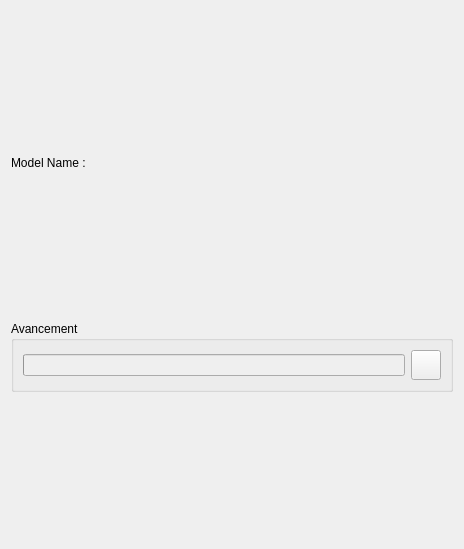
<?xml version="1.0" encoding="UTF-8"?>
<ui version="4.0">
 <class>simulationView</class>
 <widget class="QWidget" name="simulationView">
  <property name="geometry">
   <rect>
    <x>0</x>
    <y>0</y>
    <width>464</width>
    <height>549</height>
   </rect>
  </property>
  <property name="windowTitle">
   <string>Form</string>
  </property>
  <layout class="QVBoxLayout" name="verticalLayout">
   <item>
    <widget class="QWidget" name="widget" native="true">
     <property name="sizePolicy">
      <sizepolicy hsizetype="Preferred" vsizetype="Fixed">
       <horstretch>0</horstretch>
       <verstretch>0</verstretch>
      </sizepolicy>
     </property>
     <layout class="QHBoxLayout" name="horizontalLayout_2">
      <property name="margin">
       <number>0</number>
      </property>
      <item>
       <widget class="QLabel" name="modelNameTitle">
        <property name="sizePolicy">
         <sizepolicy hsizetype="Fixed" vsizetype="Fixed">
          <horstretch>0</horstretch>
          <verstretch>0</verstretch>
         </sizepolicy>
        </property>
        <property name="text">
         <string>Model Name :</string>
        </property>
       </widget>
      </item>
      <item>
       <widget class="QLabel" name="modelName">
        <property name="text">
         <string notr="true">&lt;none&gt;</string>
        </property>
       </widget>
      </item>
     </layout>
    </widget>
   </item>
   <item>
    <widget class="QGroupBox" name="groupBox">
     <property name="sizePolicy">
      <sizepolicy hsizetype="Preferred" vsizetype="Fixed">
       <horstretch>0</horstretch>
       <verstretch>0</verstretch>
      </sizepolicy>
     </property>
     <property name="title">
      <string>Avancement</string>
     </property>
     <property name="flat">
      <bool>false</bool>
     </property>
     <layout class="QHBoxLayout" name="horizontalLayout">
      <item>
       <widget class="QProgressBar" name="progressBar">
        <property name="enabled">
         <bool>false</bool>
        </property>
        <property name="styleSheet">
         <string notr="true"/>
        </property>
        <property name="value">
         <number>0</number>
        </property>
        <property name="textVisible">
         <bool>false</bool>
        </property>
       </widget>
      </item>
      <item>
       <widget class="QPushButton" name="buttonGo">
        <property name="sizePolicy">
         <sizepolicy hsizetype="Fixed" vsizetype="Fixed">
          <horstretch>0</horstretch>
          <verstretch>0</verstretch>
         </sizepolicy>
        </property>
        <property name="minimumSize">
         <size>
          <width>30</width>
          <height>30</height>
         </size>
        </property>
        <property name="maximumSize">
         <size>
          <width>30</width>
          <height>30</height>
         </size>
        </property>
        <property name="text">
         <string/>
        </property>
        <property name="icon">
         <iconset resource="gvle.qrc">
          <normaloff>:/icon/resources/icon/control_play_blue.png</normaloff>
         </iconset>
        </property>
       </widget>
      </item>
     </layout>
    </widget>
   </item>
  </layout>
 </widget>
 <resources>
  <include location="gvle.qrc"/>
 </resources>
 <connections/>
</ui>
